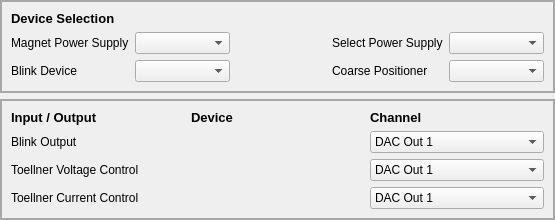
      <widget class="QWidget" name="tab_5">
       <property name="styleSheet">
        <string notr="true">#tab_5{
background: black;
}</string>
       </property>
       <attribute name="title">
        <string>System</string>
       </attribute>
       <layout class="QVBoxLayout" name="verticalLayout_6" stretch="3,10">
        <property name="leftMargin">
         <number>0</number>
        </property>
        <property name="topMargin">
         <number>0</number>
        </property>
        <property name="rightMargin">
         <number>0</number>
        </property>
        <property name="bottomMargin">
         <number>0</number>
        </property>
        <item>
         <widget class="QFrame" name="frame_8">
          <property name="styleSheet">
           <string notr="true">#frame_8{
border: 2px solid rgb(168,168,168)
}</string>
          </property>
          <property name="frameShape">
           <enum>QFrame::StyledPanel</enum>
          </property>
          <property name="frameShadow">
           <enum>QFrame::Raised</enum>
          </property>
          <layout class="QGridLayout" name="gridLayout_8" rowstretch="1,1,1" columnstretch="1,1,1,1,1">
           <item row="2" column="2">
            <spacer name="horizontalSpacer_11">
             <property name="orientation">
              <enum>Qt::Horizontal</enum>
             </property>
             <property name="sizeType">
              <enum>QSizePolicy::Preferred</enum>
             </property>
             <property name="sizeHint" stdset="0">
              <size>
               <width>142</width>
               <height>20</height>
              </size>
             </property>
            </spacer>
           </item>
           <item row="1" column="4">
            <widget class="QComboBox" name="comboBox_MagnetSupplyDevice"/>
           </item>
           <item row="1" column="2">
            <spacer name="horizontalSpacer_10">
             <property name="orientation">
              <enum>Qt::Horizontal</enum>
             </property>
             <property name="sizeType">
              <enum>QSizePolicy::Preferred</enum>
             </property>
             <property name="sizeHint" stdset="0">
              <size>
               <width>40</width>
               <height>20</height>
              </size>
             </property>
            </spacer>
           </item>
           <item row="2" column="0">
            <widget class="QLabel" name="label_51">
             <property name="text">
              <string>Blink Device</string>
             </property>
            </widget>
           </item>
           <item row="1" column="3">
            <widget class="QLabel" name="label_79">
             <property name="text">
              <string>Select Power Supply</string>
             </property>
            </widget>
           </item>
           <item row="1" column="1">
            <widget class="QComboBox" name="comboBox_MagnetPowerSupply"/>
           </item>
           <item row="2" column="1">
            <widget class="QComboBox" name="comboBox_BlinkDevice">
             <property name="sizePolicy">
              <sizepolicy hsizetype="Preferred" vsizetype="Fixed">
               <horstretch>0</horstretch>
               <verstretch>0</verstretch>
              </sizepolicy>
             </property>
             <property name="currentIndex">
              <number>-1</number>
             </property>
            </widget>
           </item>
           <item row="1" column="0">
            <widget class="QLabel" name="label_78">
             <property name="text">
              <string>Magnet Power Supply</string>
             </property>
            </widget>
           </item>
           <item row="0" column="0">
            <widget class="QLabel" name="label_75">
             <property name="sizePolicy">
              <sizepolicy hsizetype="Preferred" vsizetype="Fixed">
               <horstretch>0</horstretch>
               <verstretch>0</verstretch>
              </sizepolicy>
             </property>
             <property name="font">
              <font>
               <pointsize>10</pointsize>
               <weight>75</weight>
               <bold>true</bold>
              </font>
             </property>
             <property name="text">
              <string>Device Selection</string>
             </property>
            </widget>
           </item>
           <item row="2" column="3">
            <widget class="QLabel" name="label_6">
             <property name="text">
              <string>Coarse Positioner</string>
             </property>
            </widget>
           </item>
           <item row="2" column="4">
            <widget class="QComboBox" name="comboBox_CoarsePositioner"/>
           </item>
          </layout>
         </widget>
        </item>
        <item>
         <widget class="QFrame" name="frame_9">
          <property name="styleSheet">
           <string notr="true">#frame_9{
border: 2px solid rgb(168,168,168)
}
</string>
          </property>
          <property name="frameShape">
           <enum>QFrame::StyledPanel</enum>
          </property>
          <property name="frameShadow">
           <enum>QFrame::Raised</enum>
          </property>
          <layout class="QGridLayout" name="gridLayout_9" rowstretch="1,1,0,0" columnstretch="1,1,1">
           <item row="0" column="0">
            <widget class="QLabel" name="label_16">
             <property name="sizePolicy">
              <sizepolicy hsizetype="Preferred" vsizetype="Fixed">
               <horstretch>0</horstretch>
               <verstretch>0</verstretch>
              </sizepolicy>
             </property>
             <property name="font">
              <font>
               <pointsize>10</pointsize>
               <weight>75</weight>
               <bold>true</bold>
              </font>
             </property>
             <property name="text">
              <string>Input / Output</string>
             </property>
            </widget>
           </item>
           <item row="0" column="2">
            <widget class="QLabel" name="label_17">
             <property name="font">
              <font>
               <pointsize>10</pointsize>
               <weight>75</weight>
               <bold>true</bold>
              </font>
             </property>
             <property name="text">
              <string>Channel</string>
             </property>
            </widget>
           </item>
           <item row="0" column="1">
            <widget class="QLabel" name="label_38">
             <property name="font">
              <font>
               <pointsize>10</pointsize>
               <weight>75</weight>
               <bold>true</bold>
              </font>
             </property>
             <property name="text">
              <string>Device</string>
             </property>
            </widget>
           </item>
           <item row="2" column="0">
            <widget class="QLabel" name="label_ToeVolt">
             <property name="text">
              <string>Toellner Voltage Control</string>
             </property>
            </widget>
           </item>
           <item row="1" column="2">
            <widget class="QComboBox" name="comboBox_BlinkChannel">
             <property name="sizePolicy">
              <sizepolicy hsizetype="Preferred" vsizetype="Fixed">
               <horstretch>0</horstretch>
               <verstretch>0</verstretch>
              </sizepolicy>
             </property>
             <item>
              <property name="text">
               <string>DAC Out 1</string>
              </property>
             </item>
             <item>
              <property name="text">
               <string>DAC Out 2</string>
              </property>
             </item>
             <item>
              <property name="text">
               <string>DAC Out 3</string>
              </property>
             </item>
             <item>
              <property name="text">
               <string>DAC Out 4</string>
              </property>
             </item>
             <item>
              <property name="text">
               <string>DAC Out 5</string>
              </property>
             </item>
             <item>
              <property name="text">
               <string>DAC Out 6</string>
              </property>
             </item>
             <item>
              <property name="text">
               <string>DAC Out 7</string>
              </property>
             </item>
             <item>
              <property name="text">
               <string>DAC Out 8</string>
              </property>
             </item>
            </widget>
           </item>
           <item row="1" column="0">
            <widget class="QLabel" name="label_76">
             <property name="text">
              <string>Blink Output</string>
             </property>
            </widget>
           </item>
           <item row="1" column="1">
            <widget class="QLabel" name="label_BlinkDevice">
             <property name="text">
              <string/>
             </property>
            </widget>
           </item>
           <item row="3" column="0">
            <widget class="QLabel" name="label_ToeCurr">
             <property name="text">
              <string>Toellner Current Control</string>
             </property>
            </widget>
           </item>
           <item row="2" column="2">
            <widget class="QComboBox" name="comboBox_ToeVolt">
             <item>
              <property name="text">
               <string>DAC Out 1</string>
              </property>
             </item>
             <item>
              <property name="text">
               <string>DAC Out 2</string>
              </property>
             </item>
             <item>
              <property name="text">
               <string>DAC Out 3</string>
              </property>
             </item>
             <item>
              <property name="text">
               <string>DAC Out 4</string>
              </property>
             </item>
            </widget>
           </item>
           <item row="3" column="2">
            <widget class="QComboBox" name="comboBox_ToeCurr">
             <item>
              <property name="text">
               <string>DAC Out 1</string>
              </property>
             </item>
             <item>
              <property name="text">
               <string>DAC Out 2</string>
              </property>
             </item>
             <item>
              <property name="text">
               <string>DAC Out 3</string>
              </property>
             </item>
             <item>
              <property name="text">
               <string>DAC Out 4</string>
              </property>
             </item>
            </widget>
           </item>
           <item row="2" column="1">
            <widget class="QLabel" name="label_ToeVoltDevice">
             <property name="text">
              <string/>
             </property>
            </widget>
           </item>
           <item row="3" column="1">
            <widget class="QLabel" name="label_ToeCurrDevice">
             <property name="text">
              <string/>
             </property>
            </widget>
           </item>
          </layout>
         </widget>
        </item>
       </layout>
      </widget>
